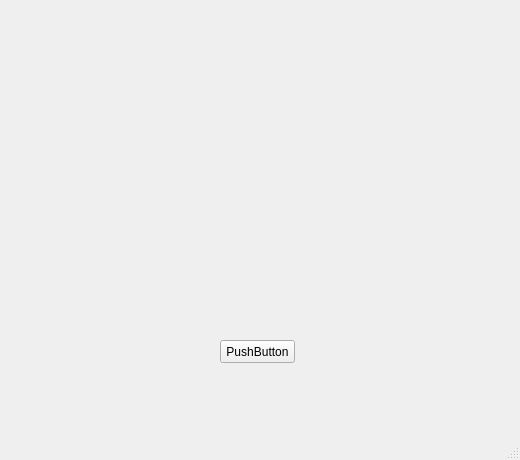
<?xml version="1.0" encoding="UTF-8"?>
<ui version="4.0">
 <class>MainWindow</class>
 <widget class="QMainWindow" name="MainWindow">
  <property name="geometry">
   <rect>
    <x>0</x>
    <y>0</y>
    <width>520</width>
    <height>460</height>
   </rect>
  </property>
  <property name="windowTitle">
   <string>MainWindow</string>
  </property>
  <widget class="QWidget" name="centralwidget">
   <widget class="QPushButton" name="pushButton">
    <property name="geometry">
     <rect>
      <x>220</x>
      <y>340</y>
      <width>75</width>
      <height>23</height>
     </rect>
    </property>
    <property name="text">
     <string>PushButton</string>
    </property>
   </widget>
  </widget>
  <widget class="QMenuBar" name="menubar">
   <property name="geometry">
    <rect>
     <x>0</x>
     <y>0</y>
     <width>520</width>
     <height>21</height>
    </rect>
   </property>
  </widget>
  <widget class="QStatusBar" name="statusbar"/>
 </widget>
 <resources/>
 <connections/>
</ui>
